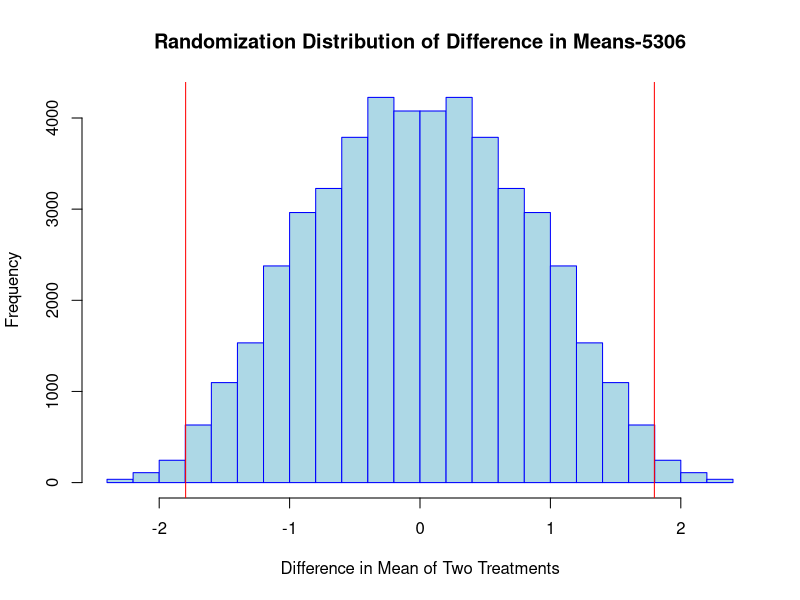
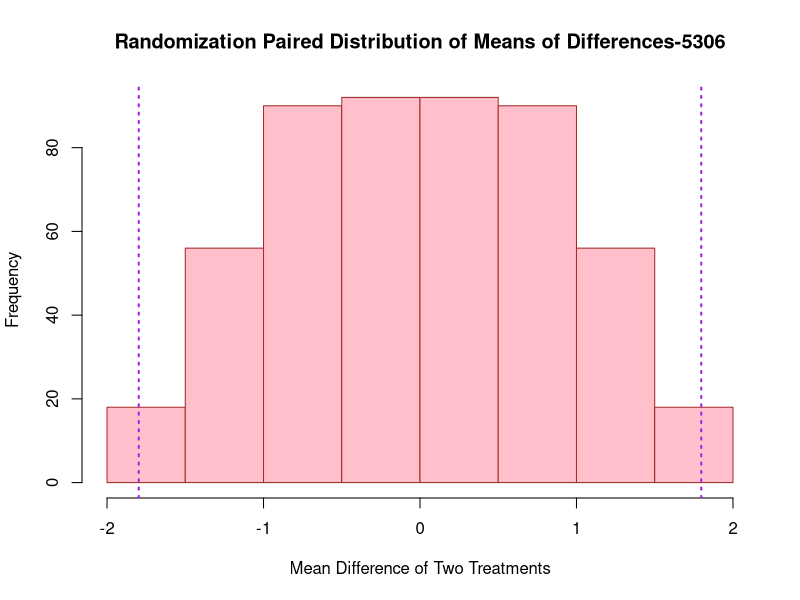
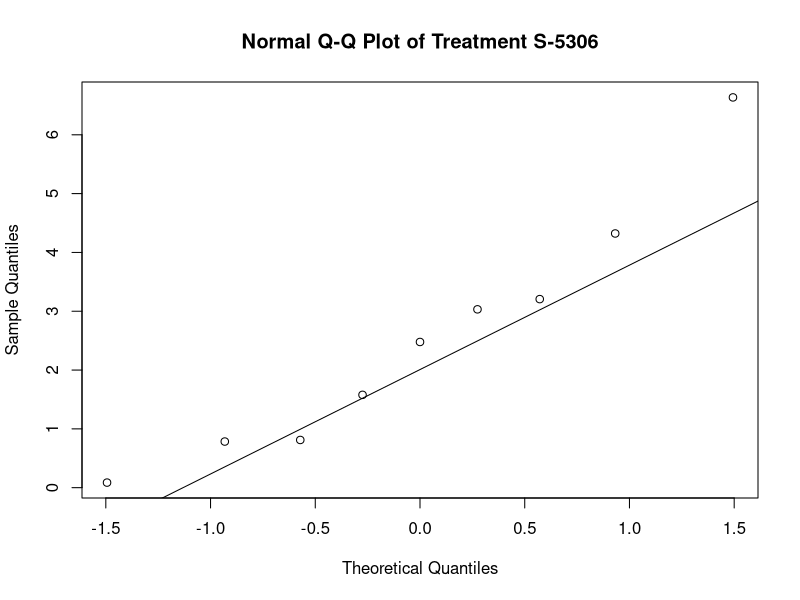
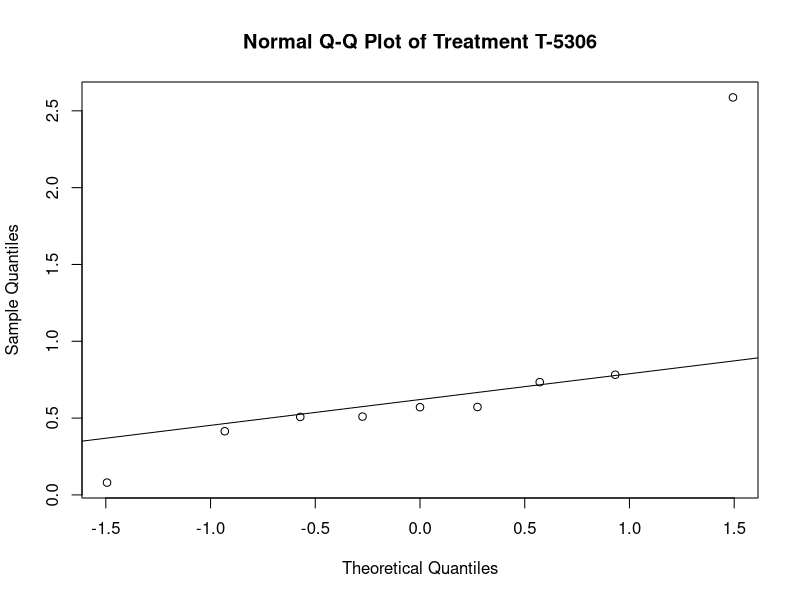
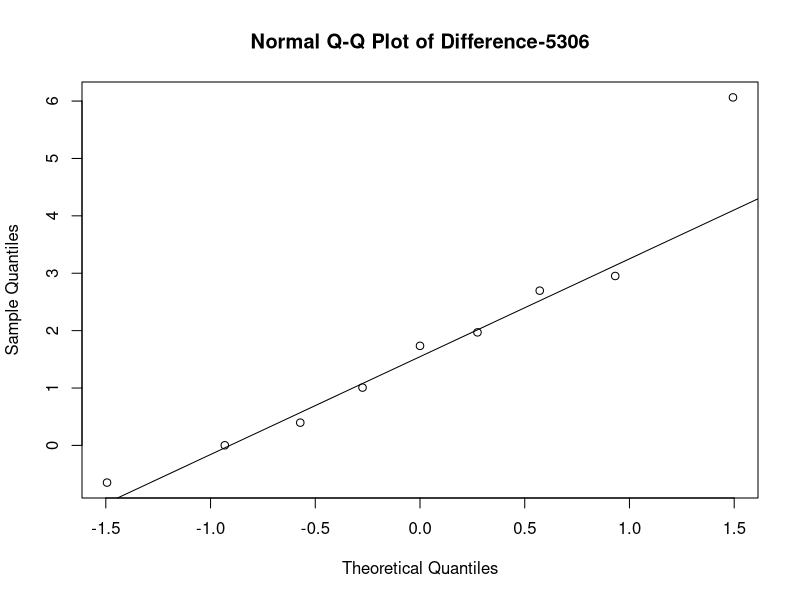

Source code (R) for these figures, in order:
## ---- chunk 1
knitr::opts_chunk$set(echo = TRUE)
## ---- chunk 2
library(knitr)
set.seed(1006145306)       # generate a sequence of random observations below
treS <- rexp(9, rate=1/3)  # Exponential Distribution, lambda equals 1/3
round(treS, 3)             # Round the observation values to 3 decimal places
treT <- rexp(9, rate=1)    # Exponential Distribution, lambda equals 1
round(treT, 3)        
difference <- treS-treT
meandiff <- mean(difference)
# Display the pairs of observations
plot_data_1 <- data.frame(treS, treT, difference)
# Keep treS, treT, difference to 3 decimal places in the presented table
plot_data <- round(plot_data_1, digits = 3)
kable(plot_data)
## ---- chunk 3
my_data <- c(treS, treT)                # pool data
observed_data <- mean(treS)-mean(treT)  # store observed difference of mean
N1 <- choose(18, 9)
result <- numeric(N1)                   # store the results
# Generate N treatment assignments
index <- combn(1:18, 9)
for (i in 1:N1)
{
  result[i] <- mean(my_data[index[,i]]) - mean(my_data[-index[,i]])
}
# Create histogram plot of two-sample randomization test
hist(result, xlab = "Difference in Mean of Two Treatments", 
     main = "Randomization Distribution of Difference in Means-5306", 
     border = "blue", col = "light blue", freq = TRUE)
# add vertical lines at observed mean difference on the both sides
abline(v = observed_data, col = "red") 
abline(v = -observed_data, col = "red")
# Calculate the two-sided p-value for randomization test
tbar_1 <- mean(result)
pvalue_1 <- sum(abs(result-tbar_1) >= abs(observed_data-tbar_1))/N1
round(pvalue_1, 4)                     # Round the p-value to 4 decimal places
## ---- chunk 4
N2 <- 2^(9)                              # total number of treatment assignments
result_paired <- numeric(N2)             # use to store the results
LR <- list(c(-1,1))                      # difference is multiplied by -1 or 1
trtassign <- expand.grid(rep(LR,9))      # generate all treatment assignments
for (i in 1:N2)
{
  result_paired[i] <- mean(as.numeric(trtassign[i,])*difference)
}
# Create histogram plot of paired randomization test
hist(result_paired, xlab = "Mean Difference of Two Treatments", main = 
"Randomization Paired Distribution of Means of Differences-5306", 
border = "brown", col = "pink")
abline(v = meandiff, lty = 'dotted', col = "purple", lwd = 2) 
abline(v = -meandiff, lty = 'dotted', col = "purple", lwd = 2)
# Calculate the two-sided p-value for paired randomization test
tbar_2 <- mean(result_paired)
pvalue_2 <- sum(abs(result_paired-tbar_2) >= abs(meandiff-tbar_2))/N2
round(pvalue_2, 5)     
## ---- chunk 5
t.test(treS, treT, var.equal = FALSE, alternative = "two.sided")
## ---- chunk 6
qqnorm(treS, main = "Normal Q-Q Plot of Treatment S-5306")
qqline(treS)
qqnorm(treT, main = "Normal Q-Q Plot of Treatment T-5306")
qqline(treT)
## ---- chunk 7
t.test(treS, treT, alternative = "two.sided", paired = TRUE)
## ---- chunk 8
qqnorm(difference, main = "Normal Q-Q Plot of Difference-5306")
qqline(difference)
## ---- chunk 9
set.seed(1006145306)
pvalue_3 <- replicate(1000, t.test(rexp(20, rate=1/3), rexp(20, rate=1),
                                   alternative = "two.sided")$p.value)
# Power of two-sample t-test by simulation is the number of times the test 
# reject null hypothesis at the 5% threshold over total simulation number
sum(pvalue_3<=0.05)/1000
## ---- chunk 10
pvalue_4 <- replicate(1000, t.test(rexp(20, rate=1/3)-rexp(20, rate=1),
                                   alternative = "two.sided")$p.value)
# Power of paired t-test
sum(pvalue_4<=0.05)/1000
## ---- chunk 11
pvalue_5 <- replicate(1000, wilcox.test(rexp(20, rate=1/3), rexp(20, rate=1), 
                                        alternative = "two.sided")$p.value)
# Power of two-sample Wilcoxon test
sum(pvalue_5<=0.05)/1000
## ---- chunk 12
pvalue_6 <- replicate(1000, wilcox.test(rexp(20, rate=1/3)-rexp(20, rate=1), 
                                        alternative = "two.sided")$p.value)
# Power of paired Wilcoxon test
sum(pvalue_6<=0.05)/1000
